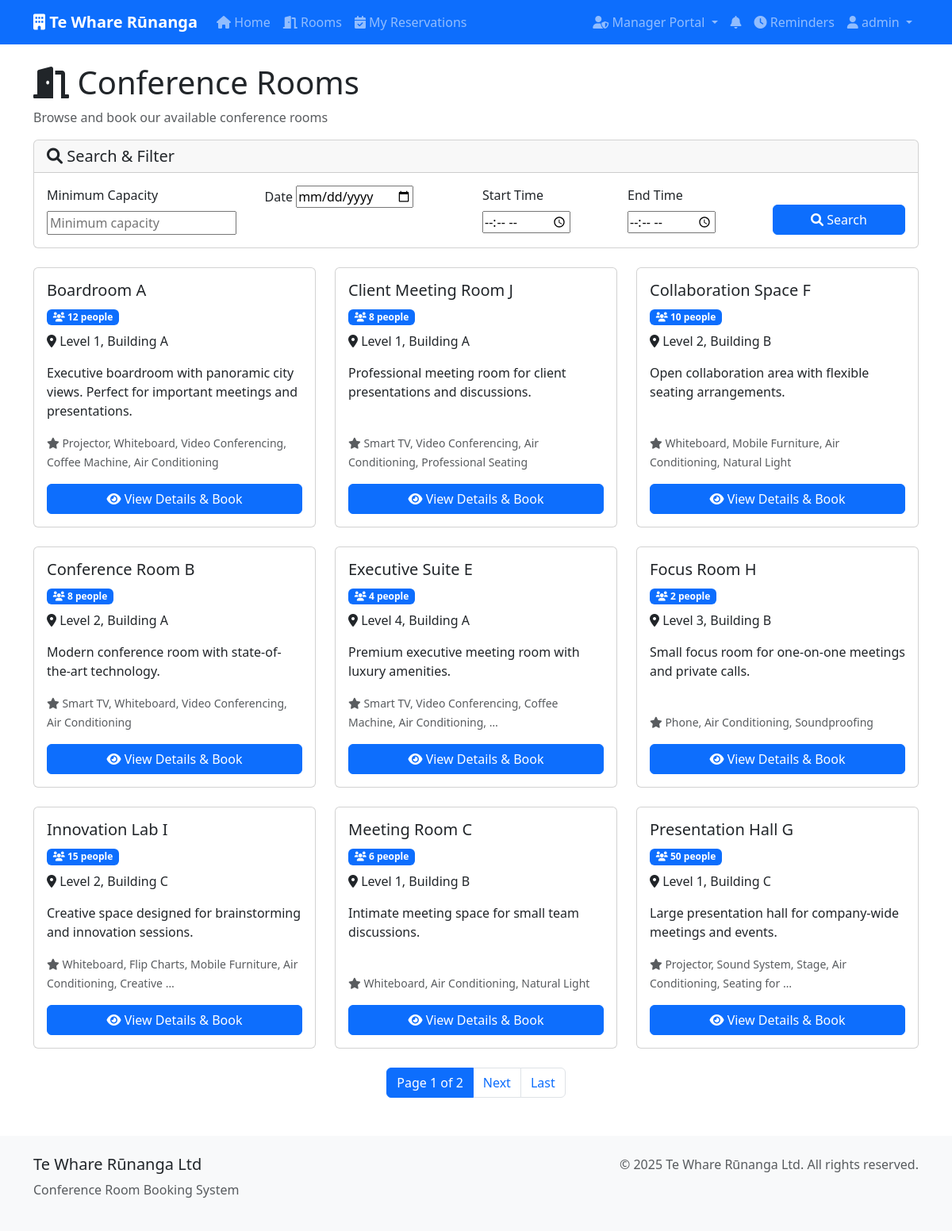
The app's page /rooms/ (signed in) with its own data.
### bookings/models.py (models this page shows, shortened)
class Room(models.Model):
    name = models.CharField(max_length=100, unique=True)
    capacity = models.PositiveIntegerField()
    description = models.TextField(blank=True)
    location = models.CharField(max_length=200)
    amenities = models.TextField(blank=True)
    is_active = models.BooleanField(default=True)
    created_at = models.DateTimeField(auto_now_add=True)
    updated_at = models.DateTimeField(auto_now=True)
    class Meta:
        ordering = ['name']

### bookings/views.py (the view, shortened to what this page needs)
# urls.py: path('rooms/', views.room_list, name='room_list'),
@login_required
def room_list(request):
    form = RoomSearchForm(request.GET)
    rooms = Room.objects.filter(is_active=True)
    if form.is_valid():
        capacity = form.cleaned_data.get('capacity')
        date = form.cleaned_data.get('date')
        start_time = form.cleaned_data.get('start_time')
        end_time = form.cleaned_data.get('end_time')
        if capacity:
            rooms = rooms.filter(capacity__gte=capacity)
    paginator = Paginator(rooms, 9)
    page_number = request.GET.get('page')
    page_obj = paginator.get_page(page_number)
    context = {
        'page_obj': page_obj,
        'form': form,
    }
    return render(request, 'bookings/room_list.html', context)

### bookings/forms.py
class RoomSearchForm(forms.Form):
    capacity = forms.IntegerField(
        required=False,
        min_value=1,
        widget=forms.NumberInput(attrs={'placeholder': 'Minimum capacity'})
    )
    date = forms.DateField(
        required=False,
        widget=forms.DateInput(attrs={'type': 'date'})
    )
    start_time = forms.TimeField(
        required=False,
        widget=forms.TimeInput(attrs={'type': 'time'})
    )
    end_time = forms.TimeField(
        required=False,
        widget=forms.TimeInput(attrs={'type': 'time'})
    )
    def clean(self):
        cleaned_data = super().clean()
        start_time = cleaned_data.get('start_time')
        end_time = cleaned_data.get('end_time')
        if start_time and end_time and start_time >= end_time:
            raise forms.ValidationError("End time must be after start time.")
        return cleaned_data

### bookings/context_processors.py (called while the page is built)
def notification_count(request):
    if request.user.is_authenticated:
        unread_count = Notification.objects.filter(
            user=request.user,
            is_read=False
        ).count()
        return {'unread_notifications_count': unread_count}
    return {'unread_notifications_count': 0}

### templates/bookings/room_list.html (shortened to what this page needs)
{% extends 'bookings/base.html' %}
{% block content %}
<div class="row">
    <div class="col-12">
        <h1><i class="fas fa-door-open"></i> Conference Rooms</h1>
        <p class="text-muted">Browse and book our available conference rooms</p>
    </div>
</div>
<div class="row mb-4">
    <div class="col-12">
        <div class="card">
            <div class="card-header">
                <h5 class="mb-0"><i class="fas fa-search"></i> Search & Filter</h5>
            </div>
            <div class="card-body">
                <form method="get" class="row g-3">
                    <div class="col-md-3">
                        <label for="{{ form.capacity.id_for_label }}" class="form-label">Minimum Capacity</label>
                        {{ form.capacity }}
                    </div>
                    <div class="col-md-3">
                        <label for="{{ form.date.id_for_label }}" class="form-label">Date</label>
                        {{ form.date }}
                    </div>
                    <div class="col-md-2">
                        <label for="{{ form.start_time.id_for_label }}" class="form-label">Start Time</label>
                        {{ form.start_time }}
                    </div>
                    <div class="col-md-2">
                        <label for="{{ form.end_time.id_for_label }}" class="form-label">End Time</label>
                        {{ form.end_time }}
                    </div>
                    <div class="col-md-2 d-flex align-items-end">
                        <button type="submit" class="btn btn-primary w-100">
                            <i class="fas fa-search"></i> Search
                        </button>
                    </div>
                </form>
            </div>
        </div>
    </div>
</div>
<div class="row">
    {% for room in page_obj %}
    <div class="col-md-6 col-lg-4 mb-4">
        <div class="card room-card h-100">
            <div class="card-body d-flex flex-column">
                <h5 class="card-title">{{ room.name }}</h5>
                <div class="mb-2">
                    <span class="badge bg-primary">
                        <i class="fas fa-users"></i> {{ room.capacity }} people
                    </span>
                </div>
                <p class="card-text">
                    <i class="fas fa-map-marker-alt"></i> {{ room.location }}
                </p>
                <p class="card-text flex-grow-1">{{ room.description|truncatewords:15 }}</p>
                {% if room.amenities %}
                <div class="mb-3">
                    <small class="text-muted">
                        <i class="fas fa-star"></i> {{ room.amenities|truncatewords:8 }}
                    </small>
                </div>
                {% endif %}
                <div class="mt-auto">
                    <a href="{% url 'room_detail' room.id %}" class="btn btn-primary w-100">
                        <i class="fas fa-eye"></i> View Details & Book
                    </a>
                </div>
            </div>
        </div>
    </div>
    {% endfor %}
</div>
{% if page_obj.has_other_pages %}
<nav aria-label="Room pagination">
    <ul class="pagination justify-content-center">
        <li class="page-item active">
            <span class="page-link">
                Page {{ page_obj.number }} of {{ page_obj.paginator.num_pages }}
            </span>
        </li>
        {% if page_obj.has_next %}
            <li class="page-item">
                <a class="page-link" href="?page={{ page_obj.next_page_number }}">Next</a>
            </li>
            <li class="page-item">
                <a class="page-link" href="?page={{ page_obj.paginator.num_pages }}">Last</a>
            </li>
        {% endif %}
    </ul>
</nav>
{% endif %}
{% endblock %}

### templates/bookings/base.html (shortened to what this page needs)
<!DOCTYPE html>
<html lang="en">
<head>
    <link href="https://cdn.jsdelivr.net/npm/bootstrap@5.3.0/dist/css/bootstrap.min.css" rel="stylesheet">
    <link href="https://cdnjs.cloudflare.com/ajax/libs/font-awesome/6.0.0/css/all.min.css" rel="stylesheet">
</head>
<body>
    <nav class="navbar navbar-expand-lg navbar-dark bg-primary">
        <div class="container">
            <a class="navbar-brand" href="{% url 'home' %}">
                <i class="fas fa-building"></i> Te Whare Rūnanga
            </a>
            <div class="collapse navbar-collapse" id="navbarNav">
                <ul class="navbar-nav me-auto">
                    <li class="nav-item">
                        <a class="nav-link" href="{% url 'home' %}">
                            <i class="fas fa-home"></i> Home
                        </a>
                    </li>
                    <li class="nav-item">
                        <a class="nav-link" href="{% url 'room_list' %}">
                            <i class="fas fa-door-open"></i> Rooms
                        </a>
                    </li>
                    {% if user.is_authenticated %}
                    <li class="nav-item">
                        <a class="nav-link" href="{% url 'reservation_list' %}">
                            <i class="fas fa-calendar-check"></i> My Reservations
                        </a>
                    </li>
                    {% endif %}
                </ul>
                <ul class="navbar-nav">
                    {% if user.is_authenticated %}
                        {% if user.profile.is_admin %}
                        <li class="nav-item dropdown">
                            <a class="nav-link dropdown-toggle" href="#" id="adminDropdown" role="button" data-bs-toggle="dropdown">
                                <i class="fas fa-user-shield"></i> Manager Portal
                            </a>
                        </li>
                        {% endif %}
                        <li class="nav-item">
                            <a class="nav-link notification-badge" href="{% url 'notifications' %}">
                                <i class="fas fa-bell"></i>
                            </a>
                        </li>
                        <li class="nav-item">
                            <a class="nav-link" href="{% url 'reminder_list' %}">
                                <i class="fas fa-clock"></i> Reminders
                            </a>
                        </li>
                        <li class="nav-item dropdown">
                            <a class="nav-link dropdown-toggle" href="#" id="userDropdown" role="button" data-bs-toggle="dropdown">
                                <i class="fas fa-user"></i> {{ user.username }}
                            </a>
                        </li>
                    {% endif %}
                </ul>
            </div>
        </div>
    </nav>
    <main class="container mt-4">
        {% block content %}{% endblock %}
    </main>
    <footer class="footer mt-5 py-4">
        <div class="container">
            <div class="row">
                <div class="col-md-6">
                    <h5>Te Whare Rūnanga Ltd</h5>
                    <p class="text-muted">Conference Room Booking System</p>
                </div>
                <div class="col-md-6 text-md-end">
                    <p class="text-muted">&copy; 2025 Te Whare Rūnanga Ltd. All rights reserved.</p>
                </div>
            </div>
        </div>
    </footer>
</body>
</html>

### templates/bookings/base.html (style rules this page uses)
.navbar-brand { font-weight: bold; }
.card { transition: transform 0.2s; }
.room-card { height: 100%; }
.footer { background-color: #f8f9fa; margin-top: 50px; }
.notification-badge { position: relative; }

### templates/bookings/room_list.html (style rules this page uses)
.room-card { transition: transform 0.2s, box-shadow 0.2s; }

### records on screen
Room: name "Boardroom A", capacity "12", location "Level 1, Building A", description "Executive boardroom with panoramic city views. Perfect for important meetings and presentations.", amenities "Projector, Whiteboard, Video Conferencing, Coffee Machine, Air Conditioning"
Room: name "Client Meeting Room J", capacity "8", location "Level 1, Building A", description "Professional meeting room for client presentations and discussions.", amenities "Smart TV, Video Conferencing, Air Conditioning, Professional Seating"
Room: name "Collaboration Space F", capacity "10", location "Level 2, Building B", description "Open collaboration area with flexible seating arrangements.", amenities "Whiteboard, Mobile Furniture, Air Conditioning, Natural Light"
Room: name "Conference Room B", capacity "8", location "Level 2, Building A", description "Modern conference room with state-of-the-art technology.", amenities "Smart TV, Whiteboard, Video Conferencing, Air Conditioning"
Room: name "Executive Suite E", capacity "4", location "Level 4, Building A", description "Premium executive meeting room with luxury amenities.", amenities "Smart TV, Video Conferencing, Coffee Machine, Air Conditioning, …"
Room: name "Focus Room H", capacity "2", location "Level 3, Building B", description "Small focus room for one-on-one meetings and private calls.", amenities "Phone, Air Conditioning, Soundproofing"
Room: name "Innovation Lab I", capacity "15", location "Level 2, Building C", description "Creative space designed for brainstorming and innovation sessions.", amenities "Whiteboard, Flip Charts, Mobile Furniture, Air Conditioning, Creative …"
Room: name "Meeting Room C", capacity "6", location "Level 1, Building B", description "Intimate meeting space for small team discussions.", amenities "Whiteboard, Air Conditioning, Natural Light"
Room: name "Presentation Hall G", capacity "50", location "Level 1, Building C", description "Large presentation hall for company-wide meetings and events.", amenities "Projector, Sound System, Stage, Air Conditioning, Seating for …"

### other values on screen
{{ user.username }} "admin"
{{ page_obj.number }} "1"
{{ page_obj.paginator.num_pages }} "2"
